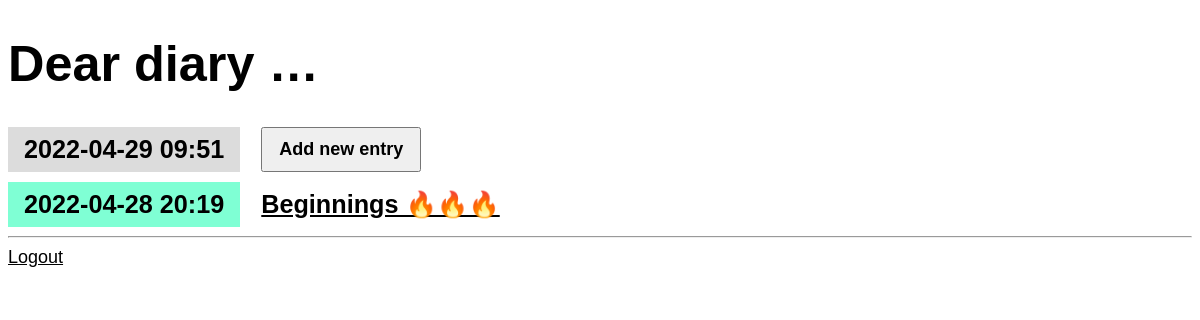
Before: / (signed in) with the older database file.
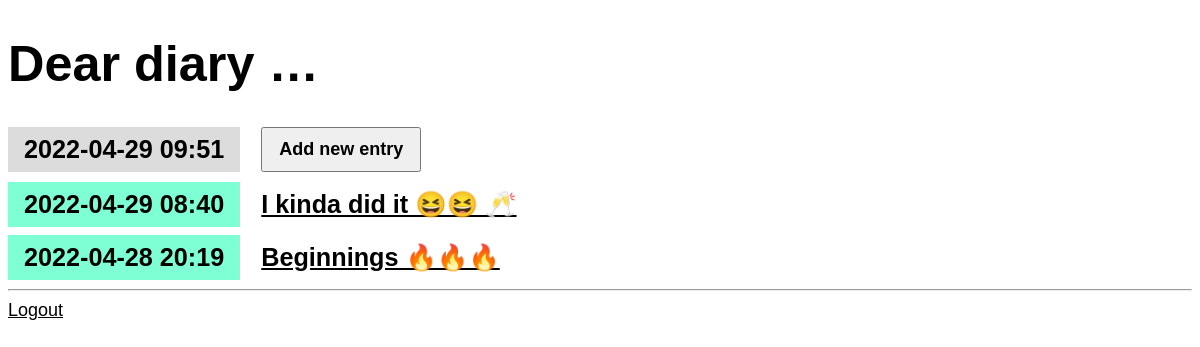
After: the same page with the newer database file.
### entries/models.py (models this page shows, shortened)
class Entry(models.Model):
    title = models.CharField(max_length=200)
    content = models.TextField()
    date_created = models.DateTimeField(default=timezone.now)
    class Meta:
        verbose_name_plural = "Entries"

### entries/views.py (the view)
class EntryListView(LockedView, ListView):
    model = Entry
    queryset = Entry.objects.all().order_by("-date_created")

### entries/templates/entries/entry_list.html
{% extends "entries/base.html" %}
{% block content %}
<article>
    <h2 class="mark">{% now "Y-m-d H:i" %}</em></h2>
    <a href="{% url 'entry-create' %}"><button>Add new entry</button></a>
</article>
    {% for entry in entry_list %}
        <article>
            <h2 class="{{ entry.date_created|date:'l' }}">
                {{ entry.date_created|date:'Y-m-d H:i' }}
            </h2>
            <h3>
                <a href="{% url 'entry-detail' entry.id %}">
                    {{ entry.title }}
                </a>
            </h3>
        </article>
    {% endfor %}
{% endblock %}

### entries/templates/entries/base.html (shortened to what this page needs)
{% load static %}
<!DOCTYPE html>
<html lang="en">
<head>
    <link rel="stylesheet" href="{% static 'css/diary.css' %}">
</head>
<body>
    <h1><a href="/">Dear diary …</a></h1>
    {% block content %}{% endblock %}
    <hr>
    <a href="{% url 'admin:logout' %}">Logout</a>
</body>
</html>

### entries/static/css/diary.css (style rules this page uses)
* { box-sizing: border-box; }
body { font-family: sans-serif; font-size: 18px; }
a { color: inherit; }
h1 { font-size: 2.8em; }
h1 a { text-decoration: none; }
h2, h3 { font-size: 1.4em; margin: 0; display: inline-block; padding: 0.5rem 1rem; vertical-align: top; }
h2 { background-color: aquamarine; }
.mark { background-color: gainsboro; }
article { margin-bottom: 0.5rem; }
button, textarea, input { font-size: inherit; min-height: 2.5em; padding: 0 1rem; }
button, input[type="submit"] { margin: 0 1rem 2px 1rem; cursor: pointer; font-weight: bold; min-width: 8rem; }

Changed rows visible on the page:
added Entry: date_created "2022-04-29 08:40", title "I kinda did it 😆😆 🥂"
